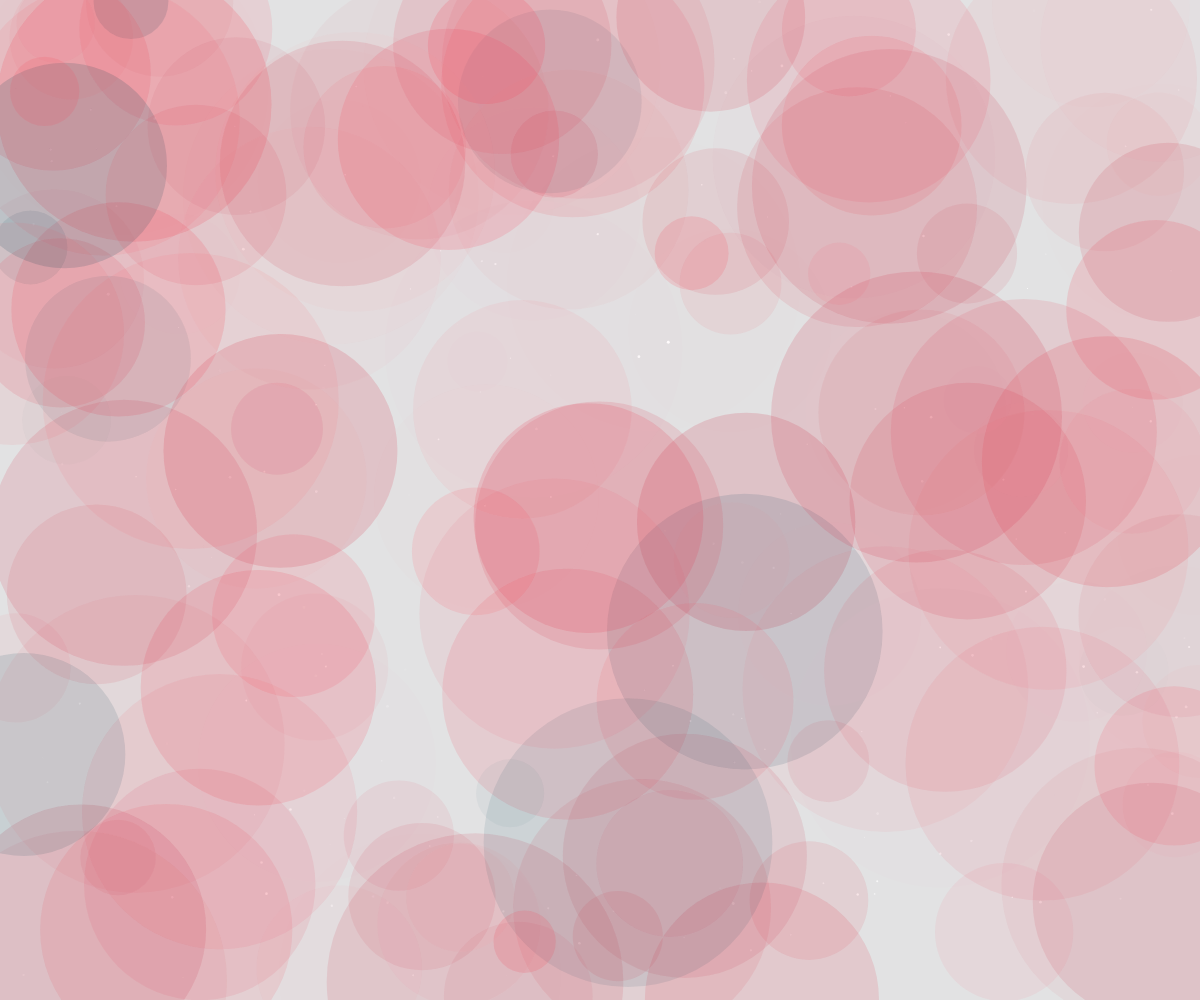
Frame 1 (no input)
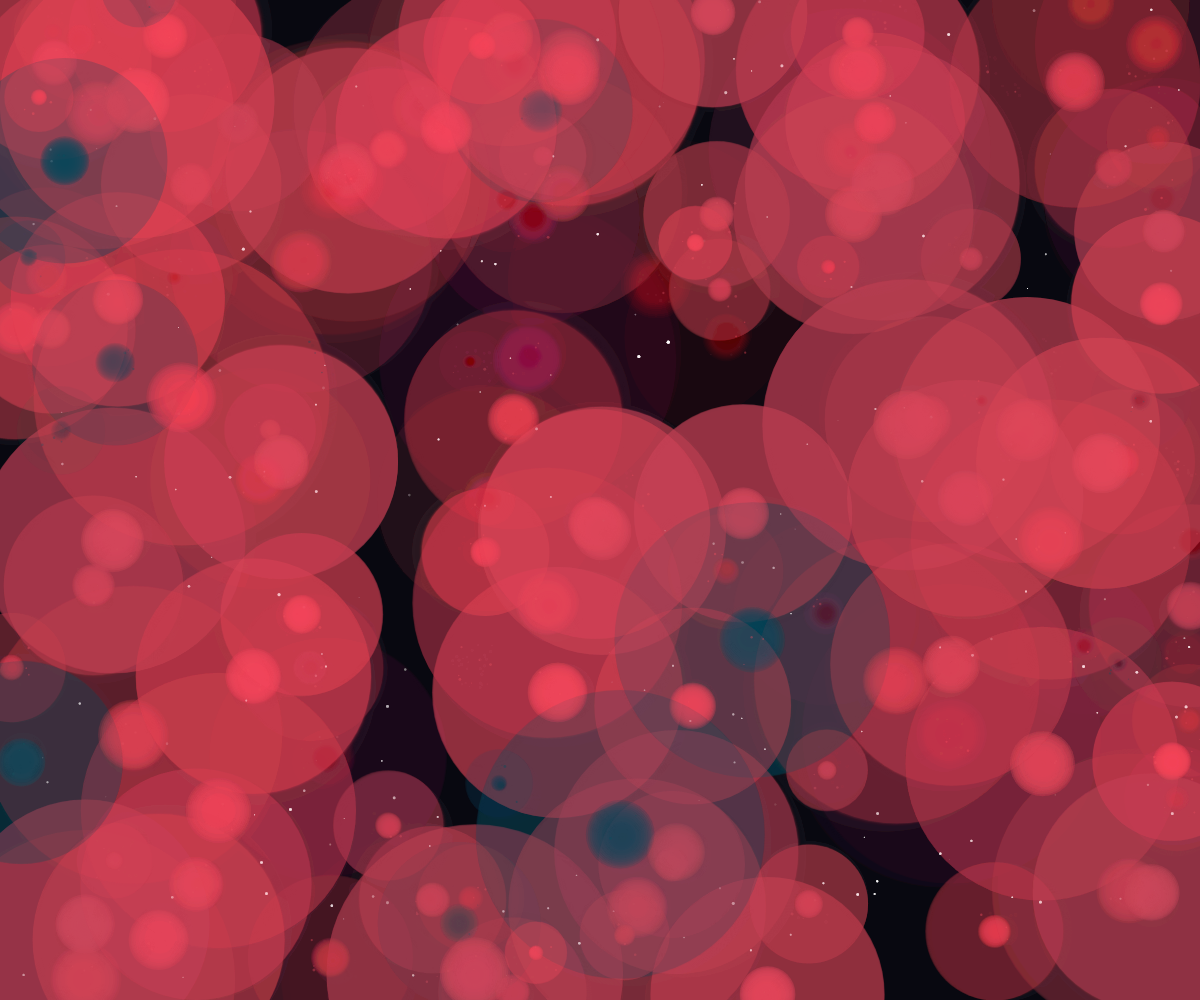
Frame 60 (no input)
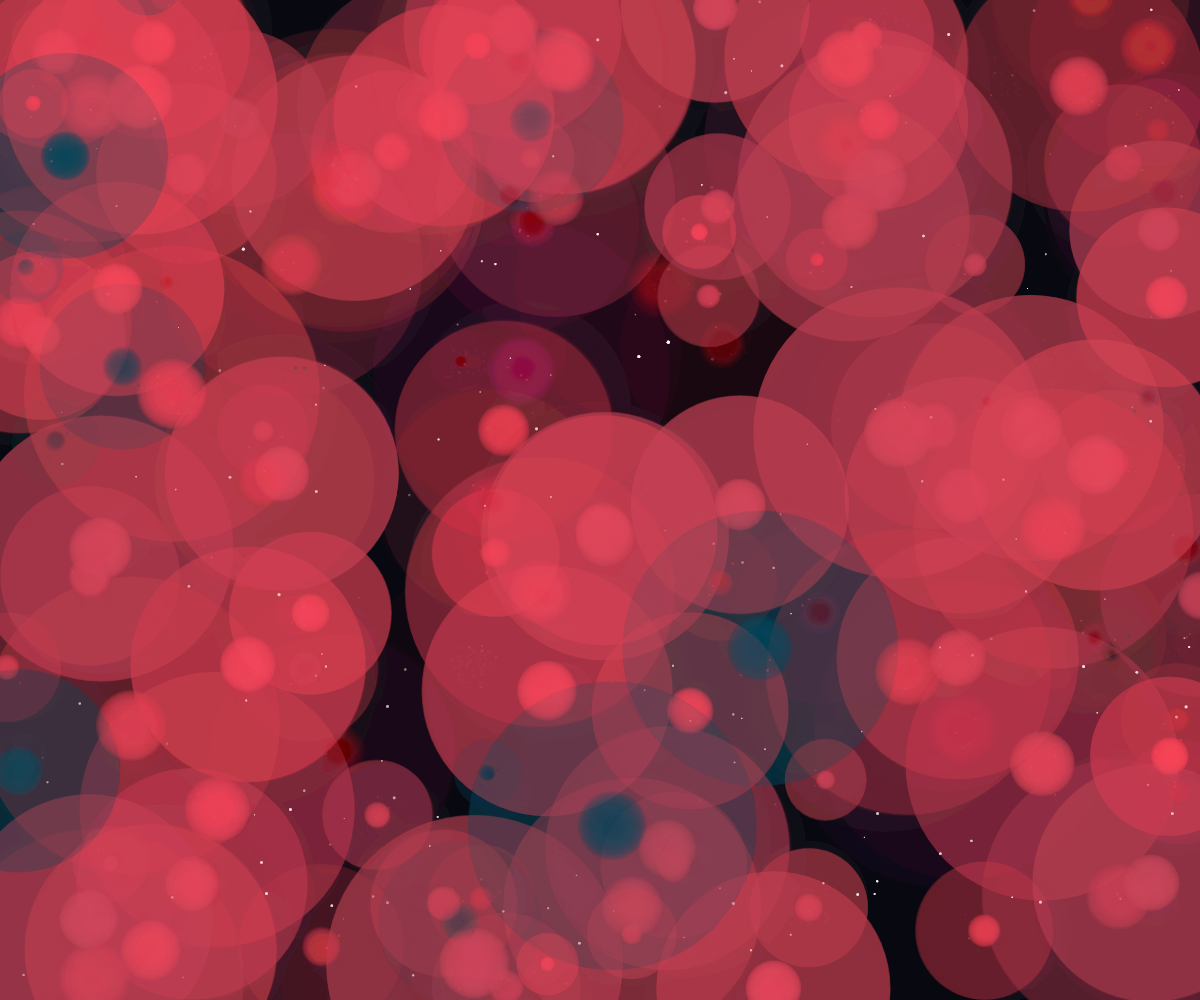
Frame 120 (the mouse pressed at the canvas centre since frame 60)

The p5.js sketch that drew these frames (run headless with seeded random() and noise() and a simulated clock; from frame 60 on, the mouse is pressed at the canvas centre):

// p5.js sketch
// ── sketch.js
let circles = [];
let time = 0;
let stars = [];

function setup() {
  createCanvas(windowWidth, windowHeight);
  noStroke();
  
  // Create floating circles with continuous motion and fluctuating properties
  for (let i = 0; i < 150; i++) {
    circles.push({
      x: random(width),
      y: random(height),
      radius: random(30, 150),
      speedX: random(-0.2, 0.2),
      speedY: random(-0.2, 0.2),
      alpha: random(20, 60),
      hue: random(200, 260),
      pulseSpeed: random(0.01, 0.03),
      pulsePhase: random(TWO_PI),
      trail: []
    });
  }
  
  // Create stars
  for (let i = 0; i < 200; i++) {
    stars.push({
      x: random(width),
      y: random(height),
      size: random(1, 3),
      brightness: random(150, 255),
      pulseSpeed: random(0.02, 0.05),
      pulsePhase: random(TWO_PI)
    });
  }
}

function draw() {
  background(10, 10, 20, 30); // Semi-transparent background for trail effect

  time += 0.01;

  // Draw stars
  for (let star of stars) {
    let pulse = sin(time * star.pulseSpeed + star.pulsePhase) * 0.5 + 0.5;
    let currentBrightness = star.brightness * pulse;
    fill(255, 255, 255, currentBrightness);
    ellipse(star.x, star.y, star.size);
  }

  // Draw floating and pulsing circles
  for (let circle of circles) {
    // Update position with steady tide-like motion
    circle.x += circle.speedX;
    circle.y += circle.speedY;

    // Keep circles on canvas by wrapping around edges
    if (circle.x < -circle.radius) circle.x = width + circle.radius;
    if (circle.x > width + circle.radius) circle.x = -circle.radius;
    if (circle.y < -circle.radius) circle.y = height + circle.radius;
    if (circle.y > height + circle.radius) circle.y = -circle.radius;

    // Add current position to trail
    circle.trail.push({x: circle.x, y: circle.y, alpha: 255});
    
    // Limit trail length
    if (circle.trail.length > 20) {
      circle.trail.shift();
    }

    // Create internal fluctuation in luminosity and opacity
    let pulse = sin(time * circle.pulseSpeed + circle.pulsePhase) * 0.5 + 0.5;
    let currentAlpha = circle.alpha * pulse;
    let currentHue = (circle.hue + time * 0.5) % 255;

    // Draw trail
    for (let i = 0; i < circle.trail.length; i++) {
      let point = circle.trail[i];
      let trailAlpha = map(i, 0, circle.trail.length, 0, currentAlpha);
      fill(currentHue, 70, 90, trailAlpha);
      ellipse(point.x, point.y, circle.radius * (i / circle.trail.length) * 0.5);
    }

    // Draw main circle
    fill(currentHue, 70, 90, currentAlpha);
    ellipse(circle.x, circle.y, circle.radius * 2);
    
    // Occasionally create sparkles from trail
    if (frameCount % 10 === 0 && circle.trail.length > 5) {
      let lastPoint = circle.trail[circle.trail.length - 1];
      for (let i = 0; i < 3; i++) {
        fill(currentHue, 80, 95, 100);
        ellipse(
          lastPoint.x + random(-20, 20),
          lastPoint.y + random(-20, 20),
          random(1, 3)
        );
      }
    }
  }
}

function windowResized() {
  resizeCanvas(windowWidth, windowHeight);
}
